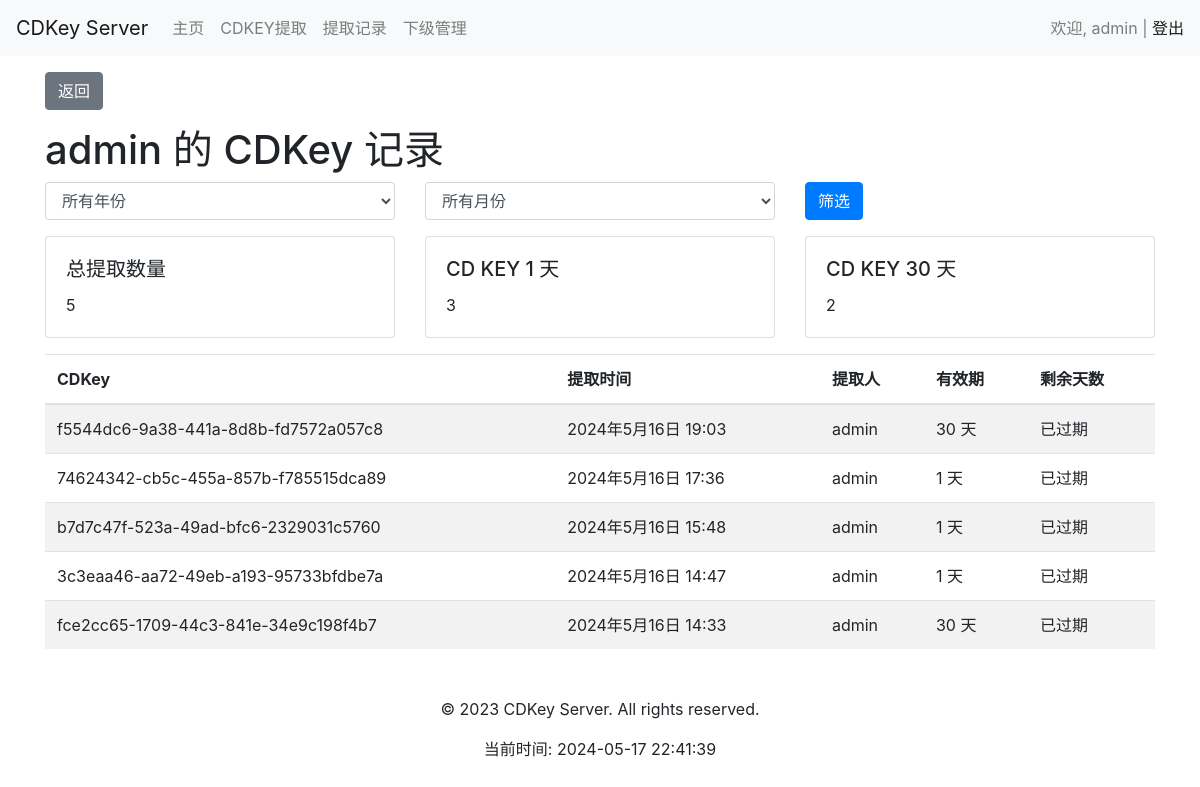
Screenshot of /user/subordinate/3/cdkey_record/ (signed in) with the database file from the repository.
### user/models.py (models this page shows, shortened)
class User(AbstractUser):
    USER_TYPE_CHOICES = (
        (1, '管理员'),
        (2, '一级代理'),
        (3, '二级代理'),
    )
    ROLE_CHOICES = (
        ('admin', '管理员'),
        ('agent', '代理'),
    )
    superior = models.ForeignKey('self', on_delete=models.SET_NULL, null=True, blank=True, related_name='subordinates', verbose_name='上级')
    role = models.CharField(max_length=50, choices=ROLE_CHOICES, default='agent', verbose_name='角色')
    user_type = models.SmallIntegerField(choices=USER_TYPE_CHOICES, default=3, verbose_name='用户类型')
    is_active = models.BooleanField(default=True,verbose_name='是否激活')
    monthly_quota = models.IntegerField(default=0,verbose_name='月度配额')
    day_quota = models.IntegerField(default=0, verbose_name='日配额')
    quota_updated_at = models.DateField(auto_now_add=True)
    class Meta:
        db_table = 'user'

class CDKey(models.Model):
    VALIDITY_CHOICES = [
        (1, '1 天'),
        (30, '30 天'),
        (90, '90 天'),
        (180, '180 天'),
        (365, '365 天'),
        (730, '730 天'),
    ]
    key = models.CharField(max_length=255, unique=True)
    created_at = models.DateTimeField(auto_now_add=True)
    expires_at = models.DateTimeField()
    created_by = models.ForeignKey('User', on_delete=models.CASCADE, related_name='created_cdkeys')
    used_by = models.ForeignKey('User', on_delete=models.CASCADE, related_name='used_cdkeys', null=True, blank=True)
    used_at = models.DateTimeField(null=True, blank=True)
    validity_days = models.IntegerField(choices=VALIDITY_CHOICES, default=1)
    is_used_field = models.BooleanField(default=False, verbose_name="是否已使用")

### user/views.py (the view)
# urls.py: path('subordinate/<int:subordinate_id>/cdkey_record/', views.subordinate_cdkey_record, name='subordinate_cdkey_record'),
@login_required
def subordinate_cdkey_record(request, subordinate_id):
    subordinate = get_object_or_404(User, id=subordinate_id, superior=request.user)
    months = list(range(1, 13))
    if request.method == 'POST':
        month = request.POST.get('month')
        year = request.POST.get('year')
        query = Q(created_by=subordinate)
        if month and year:
            query &= Q(created_at__year=year, created_at__month=month)
        elif year:
            query &= Q(created_at__year=year)
        records = CDKey.objects.filter(query).order_by('-created_at')
    else:
        records = CDKey.objects.filter(created_by=subordinate).order_by('-created_at')
    current_year = date.today().year
    years = range(current_year, current_year - 10, -1)
    from django.db.models.functions import Now
    from django.db.models import ExpressionWrapper, F, fields
    records = records.annotate(
        remaining_days=ExpressionWrapper(
            F('expires_at') - Now(),
            output_field=fields.DurationField()
        )
    )
    validity_days_distribution = records.values('validity_days').annotate(count=Count('id')).order_by('validity_days')
    validity_days_distribution = {
        distribution['validity_days']: distribution['count']
        for distribution in validity_days_distribution
    }
    summary = {
        'total': records.count(),
        'validity_days_distribution': validity_days_distribution,
    }
    context = {
        'subordinate': subordinate,
        'months': months,
        'records': records,
        'current_year': current_year,
        'years': years,
        'summary': summary,
    }
    return render(request, 'user/subordinate_cdkey_record.html', context)

### user/templates/user/subordinate_cdkey_record.html (shortened to what this page needs)
{% extends 'base.html' %}
{% block content %}
<h1>{{ subordinate.username }} 的 CDKey 记录</h1>
<form method="post">
    <div class="row mb-3">
        <div class="col">
            <select name="year" class="form-control">
                <option value="">所有年份</option>
            </select>
        </div>
        <div class="col">
            <select name="month" class="form-control">
    <option value="">所有月份</option>
</select>
        </div>
        <div class="col">
            <button type="submit" class="btn btn-primary">筛选</button>
        </div>
    </div>
</form>
<div class="row mb-3">
    <div class="col">
        <div class="card">
            <div class="card-body">
                <h5 class="card-title">总提取数量</h5>
                <p class="card-text">{{ summary.total }}</p>
            </div>
        </div>
    </div>
    {% for days, count in summary.validity_days_distribution.items %}
    <div class="col">
        <div class="card">
            <div class="card-body">
                <h5 class="card-title">CD KEY {{ days }} 天</h5>
                <p class="card-text">{{ count }}</p>
            </div>
        </div>
    </div>
    {% endfor %}
</div>
<table class="table table-striped">
    <thead>
        <tr>
            <th>CDKey</th>
            <th>提取时间</th>
            <th>提取人</th>
            <th>有效期</th>
            <th>剩余天数</th>
        </tr>
    </thead>
    <tbody>
        {% for record in records %}
        <tr>
            <td>{{ record.key }}</td>
            <td>{{ record.created_at }}</td>
            <td>{{ record.created_by.username }}</td>
            <td>{{ record.validity_days }} 天</td>
            <td>
                {% if record.remaining_days.days < 0 %}
                    已过期
                {% else %}
                    {{ record.remaining_days.days }} 天
                {% endif %}
            </td>
        </tr>
        {% endfor %}
    </tbody>
</table>
{% endblock content %}

### user/templates/base.html (shortened to what this page needs)
<!DOCTYPE html>
<html lang="en">
<head>
    <link rel="stylesheet" href="https://stackpath.bootstrapcdn.com/bootstrap/4.5.2/css/bootstrap.min.css">
</head>
<body>
    <header>
        {% block header %}
        <nav class="navbar navbar-expand-lg navbar-light bg-light">
            <a class="navbar-brand" href="{% url 'user:user_home' %}">CDKey Server</a>
            <div class="collapse navbar-collapse" id="navbarNav">
                <ul class="navbar-nav">
                    <li class="nav-item">
                        <a class="nav-link" href="{% url 'user:user_home' %}">主页</a>
                    </li>
                    <li class="nav-item">
                        <a class="nav-link" href="{% url 'user:generate_cdkey' %}">CDKEY提取</a>
                    </li>
                    <li class="nav-item">
                        <a class="nav-link" href="{% url 'user:cdkey_record' %}">提取记录</a>
                    </li>
                    <li class="nav-item">
                        <a class="nav-link" href="{% url 'user:subordinate_list' %}">下级管理</a>
                    </li>
                </ul>
            </div>
            {% if user.is_authenticated %}
            <span class="navbar-text">
                欢迎, {{ user.username }} | <a href="{% url 'user:logout' %}">登出</a>
            </span>
            {% endif %}
        </nav>
        {% endblock %}
    </header>
    {% if request.path != '/user/home/' %}
    <div class="container mt-3">
        <button onclick="goBack()" class="btn btn-secondary">返回</button>
    </div>
    {% endif %}
    <main>
        <div class="container mt-3">
            {% block content %}{% endblock %}
        </div>
    </main>
    <footer class="mt-5">
        {% block footer %}
        <div class="text-center">
            <p>&copy; 2023 CDKey Server. All rights reserved.</p>
            <p>当前时间: {% now "Y-m-d H:i:s" %}</p>
        </div>
        {% endblock %}
    </footer>
</body>
</html>

### rows the page displays
User: username "admin"
CDKey: key "f5544dc6-9a38-441a-8d8b-fd7572a057c8", created_at "2024年5月16日 19:03", created_by.username "admin", validity_days "30", shows "已过期"
CDKey: key "74624342-cb5c-455a-857b-f785515dca89", created_at "2024年5月16日 17:36", created_by.username "admin", validity_days "1", shows "已过期"
CDKey: key "b7d7c47f-523a-49ad-bfc6-2329031c5760", created_at "2024年5月16日 15:48", created_by.username "admin", validity_days "1", shows "已过期"
CDKey: key "3c3eaa46-aa72-49eb-a193-95733bfdbe7a", created_at "2024年5月16日 14:47", created_by.username "admin", validity_days "1", shows "已过期"
CDKey: key "fce2cc65-1709-44c3-841e-34e9c198f4b7", created_at "2024年5月16日 14:33", created_by.username "admin", validity_days "30", shows "已过期"

### other values shown
{{ summary.total }} "5"
{{ days }} "1" "30"
{{ count }} "3" "2"
